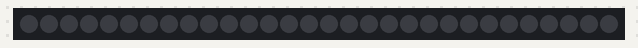
A sketch run on a simulated Arduino Uno, built with avr-gcc and run on an emulated ATmega328P. Shown: 30 RGB LEDs in strip order, left to right. Dim RGB values are drawn brighter than linear.

Above: at 0.1 s.
At 3.24 s:
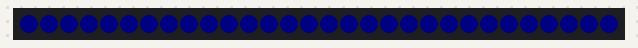

The sketch:

ledflashig.ino
```cpp
#include <FastLED.h>

#define LED_PIN     5     //我的LED信号线IN接在8引脚
#define NUM_LEDS    30    //我的灯带一共级联了12颗LED
#define BRIGHTNESS  20
CRGB leds[NUM_LEDS];

void setup() {
  FastLED.addLeds<WS2812, LED_PIN, GRB>(leds, NUM_LEDS);
  FastLED.setBrightness(BRIGHTNESS);  //可以设置全局亮度，调低亮度不刺眼
}

int r = 0;
int g = 0;
int b = 0;
int mib = 0;

void loop() {
  for (int i = 0; i < NUM_LEDS; i++) {
    leds[i].r = r;     // 光带上LED灯珠的RGB数值中R数值
    leds[i].g = g;     // 光带上LED灯珠的RGB数值中G数值
    leds[i].b = b;     //光带上LED灯珠的RGB数值中B数值
    FastLED.show();
  }
  delay(2);
  if (b == 255)
  {
  mib = 1;
  delay(10);
  }
  else if (b == 0)
  {
  mib = 0;
  delay(800);
  }

  if (mib == 1){
    b = (b - 15);
  }else if(mib == 0){
    b = (b + 15);
  }

}
```

Measured:
- by itself, everything shown: repeats every 3.4 s, in 10 steps
